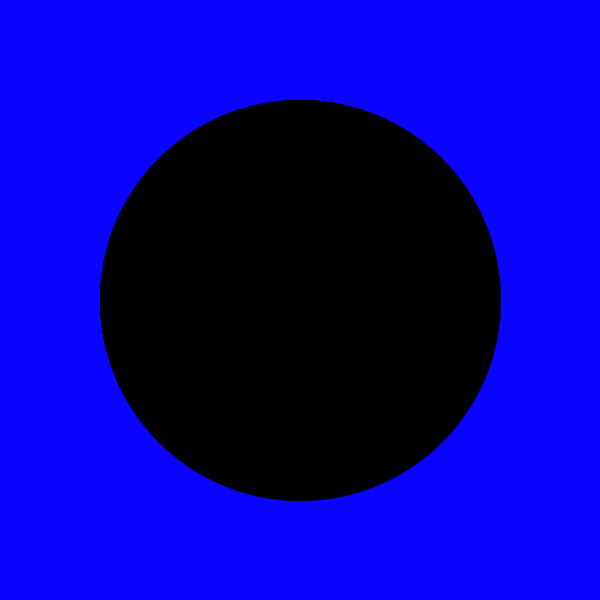
Frame 1 (no input)
Frame 60 (the mouse pressed at the canvas centre just before this capture): identical to frame 1, image omitted
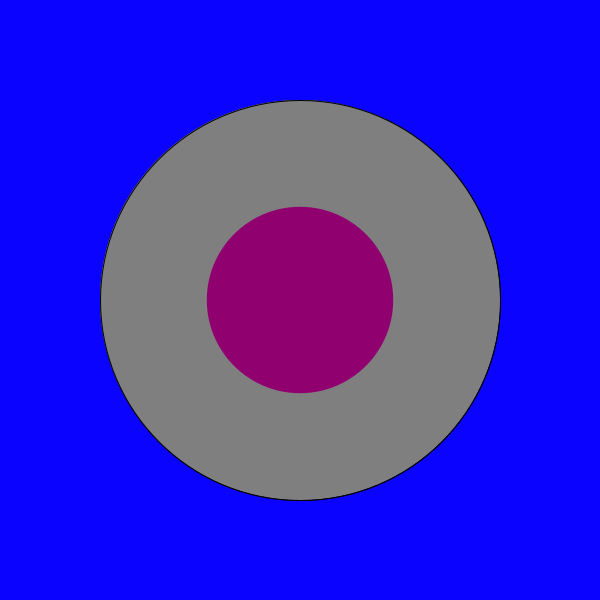
Frame 120 (the mouse held since frame 60 and released just before this capture)

The Processing sketch that drew these frames (run headless with seeded random() and noise(); from frame 60 on, the mouse is pressed at the canvas centre):

// Processing sketch: processing_43452
// ── processing_43452.pde

float r=100;
float x, y;
float angle=0.0;
float easing=0.03;
float ease=0.0;
float theta = 0.0;


void setup() {
  size (600, 600);
  smooth();
}

void draw() {
  translate(width/2, height/2);
  background(10,3,255);
  float fillval = map (mouseX, 0, width, 0, 255); 
 fill(fillval);
 stroke(2);
 ellipse(x, y, 400, 400);



  if (keyPressed) {
    if (key == 'F' || key == 'f') {
      float r = map(mouseX, 0, width, 0, 255);
      float g=map(mouseY, 0, height, 0, 255);
      float b= 100;
      fill(r, g, b);
      ellipse(x, y, 400, 400);
    }
  } 
  else {
    fill(fillval);
    ellipse(x, y, 400, 400);
  }


  /*if (keyPressed) {
   if (key == 'D' || key == 'd') {
   float hues = map(mouseX, 0, width, 0, 100);
   fill(hues);
   ellipse(x, y, 400, 400);
   }
   } 
   else {
   fill(fillval);
   ellipse(x, y, 400, 400);
   }*/

  //float theta = 0.01+ (2.75 * sin(angle));
  ease += (mouseX - ease);
  float yY = map(ease, 0, width, 0, 8);
  float xX = map(ease, 0, width, 0, 0.04);
  middleCirc (xX, yY);
}



void middleCirc (float xX, float yY) {
  angle += xX;
  theta  =  + (yY * sin(angle));

  pushMatrix();
  
  //scale(3.0);
  noStroke();
  fill(144, 0, 111);
  scale(theta);
  ellipse(0, 0, 50, 50);
  popMatrix();
}
